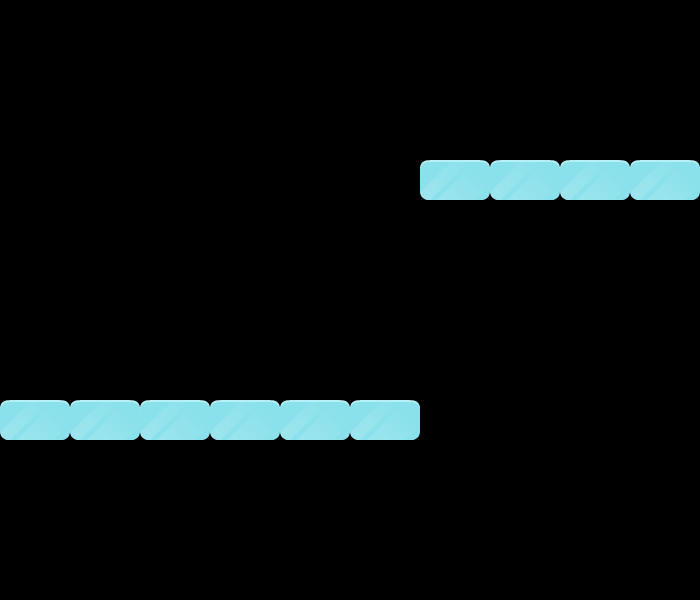

The image is a tile-based game level rendered from a .tmx file. Its description and source (layers, tilesets, objects; grid data summarised) follow:
An orthogonal 10x15 tile map with 70x40 px tiles, 1 tile layer (Capa1).

<map version="1.0" orientation="orthogonal" renderorder="right-down" width="10" height="15" tilewidth="70" tileheight="40" nextobjectid="1">
 <tileset firstgid="1" name="Ice" tilewidth="70" tileheight="40" tilecount="1" columns="0">
  <tile id="0">
   <image width="70" height="40" source="SueloTile.png" />
  </tile>
 </tileset>
 <layer name="Capa1" width="10" height="15">
  <data>[150 cells, 10 non-empty, 1 distinct tile ids]</data>
 </layer>
</map>
